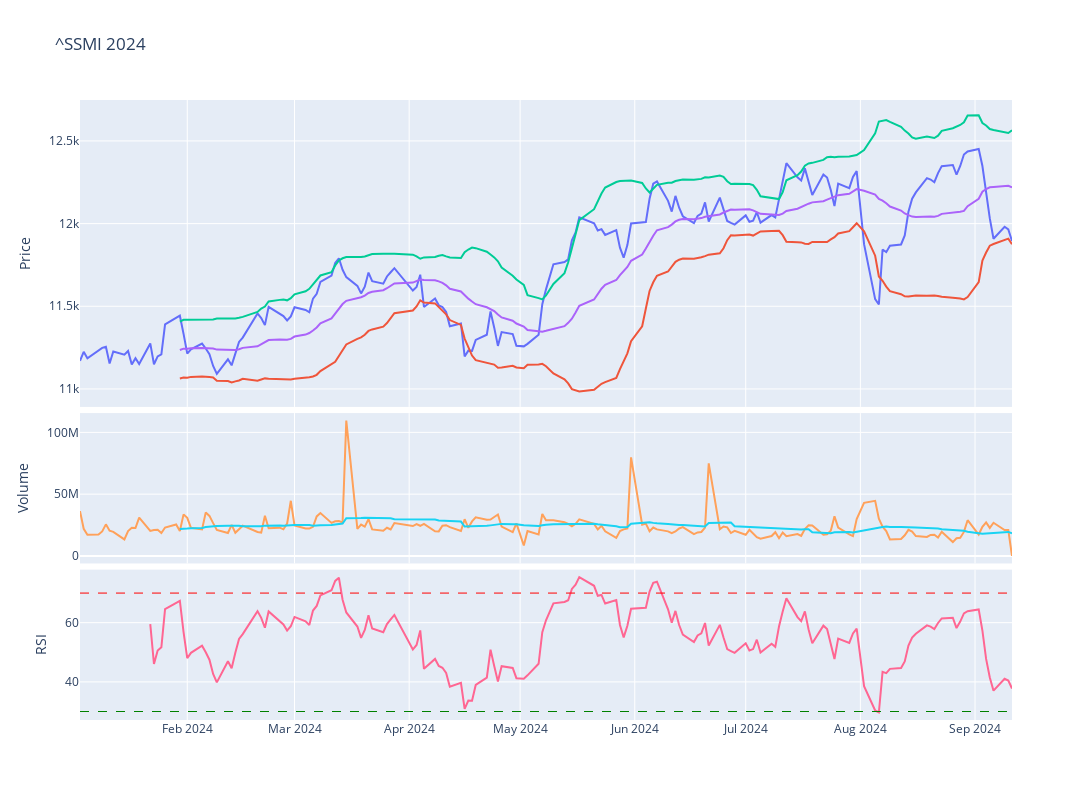

Write notebook code for a chart like this one.
### Code cell
# Plot the adjusted close price
fig = make_subplots(rows=4, cols=1,shared_xaxes=True,vertical_spacing=0.01,specs=[[{'rowspan':2,'colspan':1}],[None],[{'rowspan':1,'colspan':1}],[{'rowspan':1,'colspan':1}]])

# Graph (1,1)
fig.add_trace(go.Scatter(x=stock_ticker['Adj Close'].loc[year].index,y=stock_ticker['Adj Close'].loc[year],mode="lines",name=f'{ticker}'),row=1,col=1)
fig.add_trace(go.Scatter(x=stock_ticker['BB_Lower'].loc[year].index,y=stock_ticker['BB_Lower'].loc[year],mode="lines",name='BB_Lower'),row=1,col=1)
fig.add_trace(go.Scatter(x=stock_ticker['BB_Upper'].loc[year].index,y=stock_ticker['BB_Upper'].loc[year],mode="lines",name='BB_Upper'),row=1,col=1)
fig.add_trace(go.Scatter(x=stock_ticker['MMA20'].loc[year].index,y=stock_ticker['MMA20'].loc[year],mode="lines",name='MMA20'),row=1,col=1)
# Update xaxis properties
fig.update_yaxes(title_text="Price", row=1, col=1)

# Graph (3,1)
fig.add_trace(go.Scatter(x=stock_ticker['Volume'].loc[year].index,y=stock_ticker['Volume'].loc[year],mode="lines",name='Volume'),row=3, col=1)
fig.add_trace(go.Scatter(x=stock_ticker['Volume'].loc[year].index,y=stock_ticker['Volume'].loc[year].rolling(20).mean(),mode="lines",name='MMA20'),row=3,col=1)
fig.update_yaxes(title_text="Volume", row=3, col=1)

# Graph (4,1)
fig.add_trace(go.Scatter(x=stock_ticker['RSI'].loc[year].index,y=stock_ticker['RSI'].loc[year],mode="lines",name='RSI'),row=4, col=1)
fig.add_hline(y=30, line_width=1, line_dash="dash", line_color="green",row=4,col=1)
fig.add_hline(y=70, line_width=1, line_dash="dash", line_color="red",row=4,col=1)
fig.update_yaxes(title_text="RSI", row=4, col=1)

fig.update_layout(height=800, width=1300,showlegend=False,title=f"{ticker} {year}")

fig.show()

### Figure 1 — Plotly figure (JSON) as saved in the notebook; plotly's stock layout.template omitted (floating-point values rounded to 4 significant figures; data arrays with more than 128 entries replaced by an {"elided": "..."} marker saying what was removed)
{"data": [{"mode": "lines", "name": "^SSMI", "type": "scatter", "x": {"elided": "174 str values"}, "xaxis": "x", "y": {"elided": "174 float values"}, "yaxis": "y"}, {"mode": "lines", "name": "BB_Lower", "type": "scatter", "x": {"elided": "174 str values"}, "xaxis": "x", "y": {"elided": "174 float values"}, "yaxis": "y"}, {"mode": "lines", "name": "BB_Upper", "type": "scatter", "x": {"elided": "174 str values"}, "xaxis": "x", "y": {"elided": "174 float values"}, "yaxis": "y"}, {"mode": "lines", "name": "MMA20", "type": "scatter", "x": {"elided": "174 str values"}, "xaxis": "x", "y": {"elided": "174 float values"}, "yaxis": "y"}, {"mode": "lines", "name": "Volume", "type": "scatter", "x": {"elided": "174 str values"}, "xaxis": "x2", "y": {"elided": "174 int values"}, "yaxis": "y2"}, {"mode": "lines", "name": "MMA20", "type": "scatter", "x": {"elided": "174 str values"}, "xaxis": "x2", "y": {"elided": "174 int values"}, "yaxis": "y2"}, {"mode": "lines", "name": "RSI", "type": "scatter", "x": {"elided": "174 str values"}, "xaxis": "x3", "y": {"elided": "174 float values"}, "yaxis": "y3"}], "layout": {"height": 800, "shapes": [{"line": {"color": "green", "dash": "dash", "width": 1}, "type": "line", "x0": 0, "x1": 1, "xref": "x3 domain", "y0": 30, "y1": 30, "yref": "y3"}, {"line": {"color": "red", "dash": "dash", "width": 1}, "type": "line", "x0": 0, "x1": 1, "xref": "x3 domain", "y0": 70, "y1": 70, "yref": "y3"}], "showlegend": false, "title": {"text": "^SSMI 2024"}, "width": 1300, "xaxis": {"anchor": "y", "domain": [0, 1], "matches": "x3", "showticklabels": false}, "xaxis2": {"anchor": "y2", "domain": [0, 1], "matches": "x3", "showticklabels": false}, "xaxis3": {"anchor": "y3", "domain": [0, 1]}, "yaxis": {"anchor": "x", "domain": [0.505, 1], "title": {"text": "Price"}}, "yaxis2": {"anchor": "x2", "domain": [0.2525, 0.495], "title": {"text": "Volume"}}, "yaxis3": {"anchor": "x3", "domain": [0, 0.2425], "title": {"text": "RSI"}}}}
